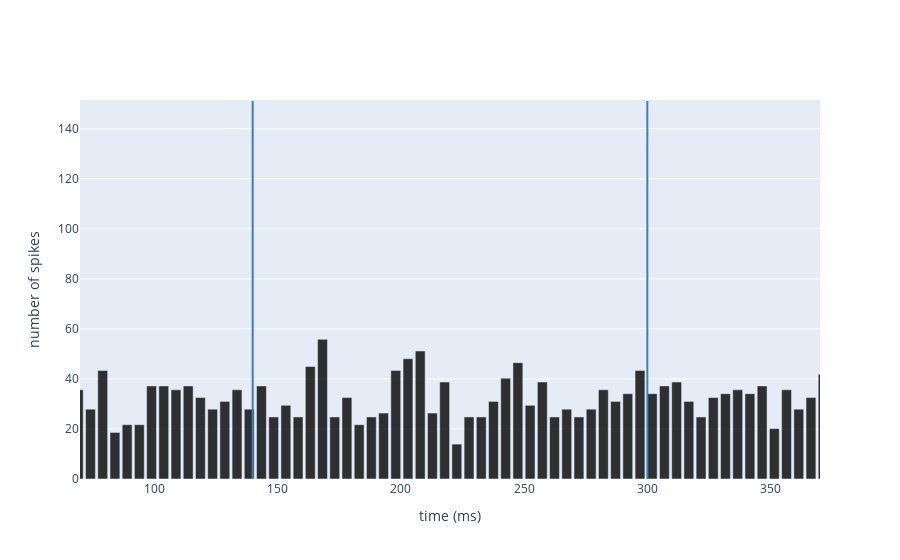

Here is the notebook cell this chart was saved with:
### Markdown cell above
<div align=justify>Plot the histogram of spikes. 
For all cell type you can observe an increased firing rate during the Conditioned Stimulus, whose amount depends on the balance between excitatory and inhibitory input received by that neural population. For neurons receiving also the Unconditioned Stimulus through Inferior Olive connections, you can observe pause and/or bursting responses, resulting from E-GLIF dynamics and network topology. For Molecular Layer Interneurons, the spillover-mediated connections from Inferior Olive cause a delayed increase of firing rate following the US.</div>

### Code cell
metrics(times, simulation_length, # neurons to plot same as CELL_TO_PLOT:
        nest_network.brain_regions['Right Interposed nucleus']['dcn_cell_glut_large'].neurons)

### Figure 1 — Plotly figure (JSON) as saved in the notebook; plotly's stock layout.template omitted (floating-point values rounded to 4 significant figures)
{"data": [{"marker": {"color": "rgba(0, 0, 0, .8)"}, "type": "bar", "width": 4, "x": [0, 4.95, 9.901, 14.85, 19.8, 24.75, 29.7, 34.65, 39.6, 44.55, 49.5, 54.46, 59.41, 64.36, 69.31, 74.26, 79.21, 84.16, 89.11, 94.06, 99.01, 104.0, 108.9, 113.9, 118.8, 123.8, 128.7, 133.7, 138.6, 143.6, 148.5, 153.5, 158.4, 163.4, 168.3, 173.3, 178.2, 183.2, 188.1, 193.1, 198.0, 203.0, 207.9, 212.9, 217.8, 222.8, 227.7, 232.7, 237.6, 242.6, 247.5, 252.5, 257.4, 262.4, 267.3, 272.3, 277.2, 282.2, 287.1, 292.1, 297.0, 302.0, 306.9, 311.9, 316.8, 321.8, 326.7, 331.7, 336.6, 341.6, 346.5, 351.5, 356.4, 361.4, 366.3, 371.3, 376.2, 381.2, 386.1, 391.1, 396.0, 401.0, 405.9, 410.9, 415.8, 420.8, 425.7, 430.7, 435.6, 440.6, 445.5, 450.5, 455.4, 460.4, 465.3, 470.3, 475.2, 480.2, 485.1, 490.1, 495.0], "y": [141.1, 55.81, 12.4, 3.101, 3.101, 3.101, 3.101, 12.4, 26.36, 29.46, 41.86, 37.21, 52.71, 54.26, 35.66, 27.91, 43.41, 18.6, 21.71, 21.71, 37.21, 37.21, 35.66, 37.21, 32.56, 27.91, 31.01, 35.66, 27.91, 37.21, 24.81, 29.46, 24.81, 44.96, 55.81, 24.81, 32.56, 21.71, 24.81, 26.36, 43.41, 48.06, 51.16, 26.36, 38.76, 13.95, 24.81, 24.81, 31.01, 40.31, 46.51, 29.46, 38.76, 24.81, 27.91, 24.81, 27.91, 35.66, 31.01, 34.11, 43.41, 34.11, 37.21, 38.76, 31.01, 24.81, 32.56, 34.11, 35.66, 34.11, 37.21, 20.16, 35.66, 27.91, 32.56, 41.86, 41.86, 32.56, 35.66, 26.36, 41.86, 40.31, 44.96, 37.21, 32.56, 23.26, 35.66, 32.56, 37.21, 37.21, 40.31, 29.46, 29.46, 20.16, 34.11, 43.41, 23.26, 34.11, 29.46, 27.91, 35.66]}], "layout": {"scene": {"aspectmode": "data"}, "shapes": [{"line": {"color": "rgb(55, 128, 191)", "width": 2}, "type": "line", "x0": 140, "x1": 140, "y0": 0, "y1": 151.1}, {"line": {"color": "rgb(55, 128, 191)", "width": 2}, "type": "line", "x0": 300, "x1": 300, "y0": 0, "y1": 151.1}], "xaxis": {"range": [70, 370], "title": {"text": "time (ms)"}}, "yaxis": {"title": {"text": "number of spikes"}}}}
